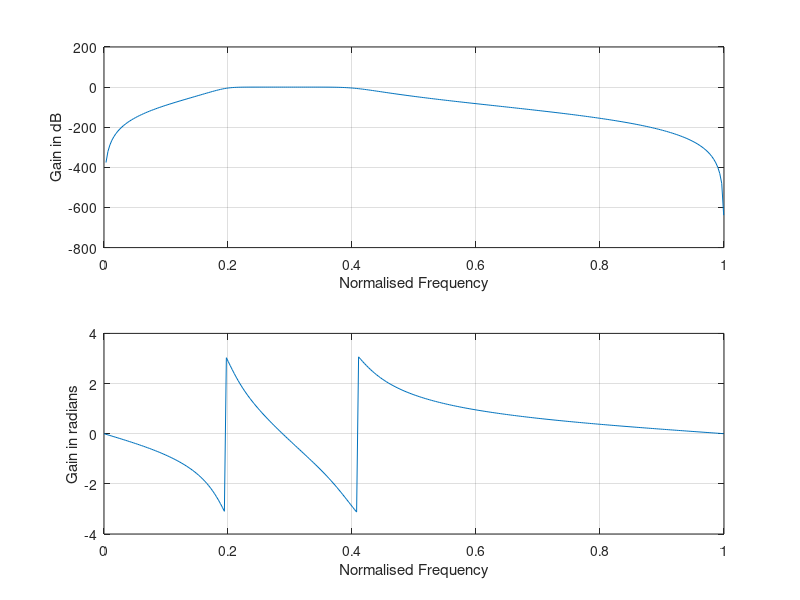

Write the MATLAB code that produced this figure.
% Analog IIR butter worth bandpass filter

clc;
clear all;
close all;

%Design of analog butterworth filter
alphap=2;
alphas=20;
fp1=0.2;
fp2=0.4;
fs1=0.1;
fs2=0.5;
f=2000;
omegap=[0.2*pi,0.4*pi];
omegas=[0.1*pi,0.5*pi];

%Design of butter LPF
[n wn]=buttord(omegap/pi,omegas/pi,alphap,alphas);
%Computing order of filter
[b a]=butter(n,wn);
w=0:0.01:pi;
[h w]=freqz(b,a,w);
m=abs(h); %To compute magnitude response.
an=angle(h); %To compute phase response.
subplot(2,1,1);

%Plotting magnitude response
plot(w/pi,20*log(m));
grid;
xlabel('Normalised Frequency');
ylabel('Gain in dB');
subplot(2,1,2);

%Plotting phase response
plot(w/pi,an);
grid;
xlabel('Normalised Frequency');
ylabel('Gain in radians');
